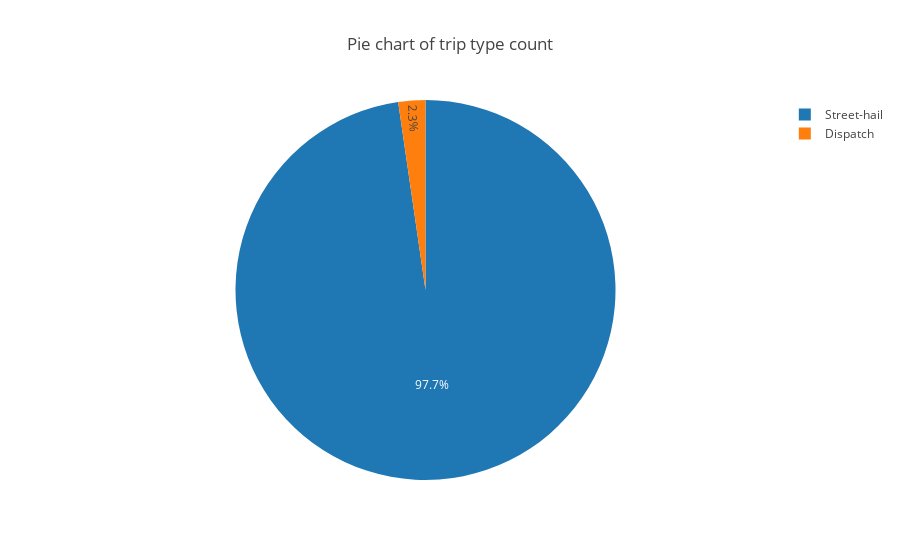

Notebook cell for this chart:
### Code cell
#create pie chart in plotly
#plot using plotly
from plotly import __version__
from plotly.offline import download_plotlyjs, init_notebook_mode, plot, iplot
import plotly.graph_objs as go
import plotly.figure_factory as ff
init_notebook_mode(connected=True)

labels=['Street-hail','Dispatch']
sizes =Triptype['count']

trace = go.Pie(labels=labels, values=sizes)
layout = go.Layout(title='Pie chart of trip type count')

fig = go.Figure(data=[trace], layout=layout)
plot(fig, filename='Triptype.html')
iplot(fig, filename='Triptype')

### Figure 1 — Plotly figure (JSON) as saved in the notebook; plotly's stock layout.template omitted (floating-point values rounded to 4 significant figures)
{"data": [{"labels": ["Street-hail", "Dispatch"], "type": "pie", "uid": "70f21b22-e939-11e8-bae2-c8d3ffcdad54", "values": [18791242, 442451]}], "layout": {"title": "Pie chart of trip type count"}}
